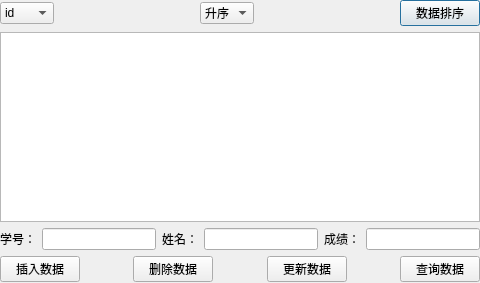
<?xml version="1.0" encoding="UTF-8"?>
<ui version="4.0">
 <class>StudentDlg</class>
 <widget class="QDialog" name="StudentDlg">
  <property name="geometry">
   <rect>
    <x>0</x>
    <y>0</y>
    <width>480</width>
    <height>283</height>
   </rect>
  </property>
  <property name="windowTitle">
   <string>StudentDlg</string>
  </property>
  <property name="windowIcon">
   <iconset resource="images.qrc">
    <normaloff>:/new/prefix1/images/student.png</normaloff>:/new/prefix1/images/student.png</iconset>
  </property>
  <widget class="QWidget" name="layoutWidget">
   <property name="geometry">
    <rect>
     <x>0</x>
     <y>0</y>
     <width>480</width>
     <height>282</height>
    </rect>
   </property>
   <layout class="QVBoxLayout" name="verticalLayout">
    <item>
     <layout class="QHBoxLayout" name="horizontalLayout">
      <item>
       <widget class="QComboBox" name="comboBoxValue">
        <item>
         <property name="text">
          <string>id</string>
         </property>
        </item>
        <item>
         <property name="text">
          <string>成绩</string>
         </property>
        </item>
       </widget>
      </item>
      <item>
       <spacer name="horizontalSpacer">
        <property name="orientation">
         <enum>Qt::Horizontal</enum>
        </property>
        <property name="sizeHint" stdset="0">
         <size>
          <width>40</width>
          <height>20</height>
         </size>
        </property>
       </spacer>
      </item>
      <item>
       <widget class="QComboBox" name="comboBox_sort">
        <item>
         <property name="text">
          <string>升序</string>
         </property>
        </item>
        <item>
         <property name="text">
          <string>降序</string>
         </property>
        </item>
       </widget>
      </item>
      <item>
       <spacer name="horizontalSpacer_2">
        <property name="orientation">
         <enum>Qt::Horizontal</enum>
        </property>
        <property name="sizeHint" stdset="0">
         <size>
          <width>40</width>
          <height>20</height>
         </size>
        </property>
       </spacer>
      </item>
      <item>
       <widget class="QPushButton" name="sort_Button">
        <property name="text">
         <string>数据排序</string>
        </property>
       </widget>
      </item>
     </layout>
    </item>
    <item>
     <widget class="QTableView" name="tableView"/>
    </item>
    <item>
     <layout class="QHBoxLayout" name="horizontalLayout_2">
      <item>
       <widget class="QLabel" name="label">
        <property name="text">
         <string>学号：</string>
        </property>
       </widget>
      </item>
      <item>
       <widget class="QLineEdit" name="number_lineEdit"/>
      </item>
      <item>
       <widget class="QLabel" name="label_2">
        <property name="text">
         <string>姓名：</string>
        </property>
       </widget>
      </item>
      <item>
       <widget class="QLineEdit" name="name_lineEdit"/>
      </item>
      <item>
       <widget class="QLabel" name="label_3">
        <property name="text">
         <string>成绩：</string>
        </property>
       </widget>
      </item>
      <item>
       <widget class="QLineEdit" name="score_lineEdit"/>
      </item>
     </layout>
    </item>
    <item>
     <layout class="QHBoxLayout" name="horizontalLayout_3">
      <item>
       <widget class="QPushButton" name="insert_Button">
        <property name="text">
         <string>插入数据</string>
        </property>
       </widget>
      </item>
      <item>
       <spacer name="horizontalSpacer_3">
        <property name="orientation">
         <enum>Qt::Horizontal</enum>
        </property>
        <property name="sizeHint" stdset="0">
         <size>
          <width>40</width>
          <height>20</height>
         </size>
        </property>
       </spacer>
      </item>
      <item>
       <widget class="QPushButton" name="delete_Button">
        <property name="text">
         <string>删除数据</string>
        </property>
       </widget>
      </item>
      <item>
       <spacer name="horizontalSpacer_4">
        <property name="orientation">
         <enum>Qt::Horizontal</enum>
        </property>
        <property name="sizeHint" stdset="0">
         <size>
          <width>40</width>
          <height>20</height>
         </size>
        </property>
       </spacer>
      </item>
      <item>
       <widget class="QPushButton" name="update_Button">
        <property name="text">
         <string>更新数据</string>
        </property>
       </widget>
      </item>
      <item>
       <spacer name="horizontalSpacer_5">
        <property name="orientation">
         <enum>Qt::Horizontal</enum>
        </property>
        <property name="sizeHint" stdset="0">
         <size>
          <width>40</width>
          <height>20</height>
         </size>
        </property>
       </spacer>
      </item>
      <item>
       <widget class="QPushButton" name="inquire_Button">
        <property name="text">
         <string>查询数据</string>
        </property>
       </widget>
      </item>
     </layout>
    </item>
   </layout>
  </widget>
 </widget>
 <resources>
  <include location="images.qrc"/>
 </resources>
 <connections/>
</ui>
